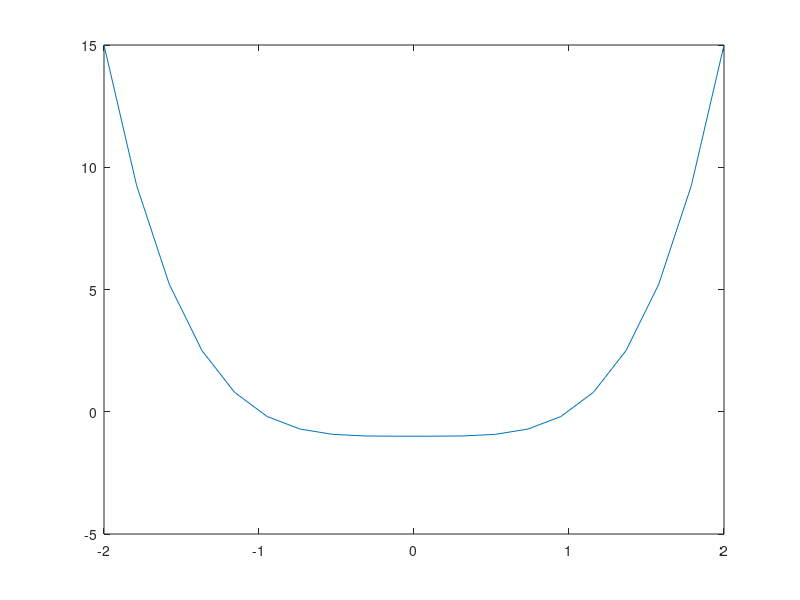

This chart was generated by the following MATLAB code:
%% Copyright

close all; format compact; clc;
fprintf("Engineer: Rodrigo Becerril Ferreyra\n");
fprintf("Company: California State University, Long Beach\n");
fprintf("Project Name: Task 1\n");
fprintf("Start Date: 30 August 2020\n");
fprintf("End date: 30 August 2020\n");

%% Task 1.1
fprintf("\nTask 1.1\n");
clear variables;

y = polyval([1, 3, 1], 1.3);
fprintf("(1.3)^2 + 3(1.3) + 1   = %6.3f.\n", y);

y = sin(30 * pi/180);
fprintf("sin(30 deg)            = %6.3f.\n", y);

y = atan(1);
fprintf("arctan(1)              = %6.3f.\n", y);

y = sin(acos(sqrt(3)/2));
fprintf("sin(arccos(sqrt(3)/2)) = %6.3f.\n", y);

%% Task 1.2
fprintf("\nTask 1.2\n");
clear variables;

x = [pi/3, pi/6];
y = abs(x).*sin(x.^2);
fprintf("x              = {"); fprintf("%6.3f ", x); fprintf("}\n");
fprintf("abs(x)sin(x^2) = {"); fprintf("%6.3f ", y); fprintf("}\n");

%% Task 1.3
fprintf("\nTask 1.3\n");
clear variables;

fprintf("sin(pi/2)   = %6.3f.\n", sin(pi/2));
fprintf("cos(pi/3)   = %6.3f.\n", cos(pi/3));
fprintf("tan(60 deg) = %6.3f.\n", tan(60 * pi/180));
fprintf("\n");

x = [1/2, 1];
y = log(x + sqrt(x.^2 + 1));
fprintf("x                     = {"); fprintf("%6.3f ", x); fprintf("}\n");
fprintf("ln(x + sqrt(x^2 + 1)) = {"); fprintf("%6.3f ", y); fprintf("}\n");
fprintf("\n");

x = [pi/4, pi/2];
y = x./((x.^2 + 1).*sin(x));
fprintf("x                   = {"); fprintf("%6.3f ", x); fprintf("}\n");
fprintf("x/((x^2 + 1)sin(x)) = {"); fprintf("%6.3f ", y); fprintf("}\n");

%% Task 1.4
fprintf("\nTask 1.4\n");
clear variables;

x = [0.3, 1/3, 0.5, 1/2, 1.65, -1.34];
fprintf("x        = {"); fprintf("%6.3f ", x); fprintf("}\n");
fprintf("round(x) = {"); fprintf("%6.3f ", round(x)); fprintf("}\n");
fprintf("ceil(x)  = {"); fprintf("%6.3f ", ceil(x)); fprintf("}\n");
fprintf("floor(x) = {"); fprintf("%6.3f ", floor(x)); fprintf("}\n");
fprintf("fix(x)   = {"); fprintf("%6.3f ", fix(x)); fprintf("}\n");

%% Task 1.5
fprintf("\nTask 1.5\n");
clear variables;

x = [3, 4, 5];
y = [3, 4, -4, 6];

for yval = 1:1:4
    for xval = 1:1:3
        a = x(xval); b = y(yval);
        fprintf("%2d rem %2d = %2d\t%2d mod %2d = %2d\n",...
        a, b, rem(a, b), a, b, mod(a, b));
    end
end

%% Task 1.6
fprintf("\nTask 1.6\n");
clear variables;

x = 1 : 0.1 : 2;
fprintf("x                         = {"); fprintf("%6.3f ", x); fprintf("}\n");

y = polyval([1, 3, 0, 1], x);
fprintf("x^3 + 3x^2 + 1            = {"); fprintf("%6.3f ", y); fprintf("}\n");

y = sin(x.^2);
fprintf("sin(x^2)                  = {"); fprintf("%6.3f ", y); fprintf("}\n");

y = (sin(x)).^2;
fprintf("sin^2(x)                  = {"); fprintf("%6.3f ", y); fprintf("}\n");

y = sin(2.*x) + x.*cos(4.*x);
fprintf("sin(2x) + xcos(4x)        = {"); fprintf("%6.3f ", y); fprintf("}\n");

y = x./(x.^2 + 1);
fprintf("x/(x^2 + 1)               = {"); fprintf("%6.3f ", y); fprintf("}\n");

y = cos(x)./(1 + sin(x));
fprintf("cos(x)/(1 + sin(x))       = {"); fprintf("%6.3f ", y); fprintf("}\n");

y = 1./x + x.^3./(x.^4 + 5.*sin(x));
fprintf("1/x + x^3/(x^4 + 5sin(x)) = {"); fprintf("%6.3f ", y); fprintf("}\n");

%% Task 1.7
fprintf("\nTask 1.7\n");
clear variables;

x = 3 : 0.01 : 5;
y = x./(x + (1./x.^2));
fprintf("x             = {"); fprintf("%7.5f ", x); fprintf("}\n");
fprintf("x/(x + x^-2)) = {"); fprintf("%7.5f ", y); fprintf("}\n");

%% Task 1.8
fprintf("\nTask 1.8\n");
clear variables;

x = -2 : 0.1 : -1;
y = 1./x.^3 + 1./x.^2 + 3./x;
fprintf("x                 = {"); fprintf("%6.3f ", x); fprintf("}\n");
fprintf("x^-3 + x^-2 + 3/x = {"); fprintf("%6.3f ", y); fprintf("}\n");

%% Task 1.9
fprintf("\nTask 1.9\n");
clear variables;

x = linspace(0, 1, 200);
g = x.^3 + 1;
h = x + 2;
z = x.^2;
y = cos(pi.*x);
f = (y.*z)./(g.*h);

fprintf("f(200) = %6.3f\n", f(x==1));

%% Task 1.10
fprintf("\nTask 1.10\n");
clear variables;

x = linspace(-2, 2, 20);
y = polyval([1, 0, 0, 0, -1], x);
plot(x, y);

%% Task 1.11
fprintf("\nTask 1.11\n");
clear variables;

x = 0 : 0.1 : 3;
f = x.^3 .* cos(x + 1);
fprintf("f(2) = %6.3f\n", f(x==2));
fprintf("f(3) = %6.3f\n", f(x==3));
